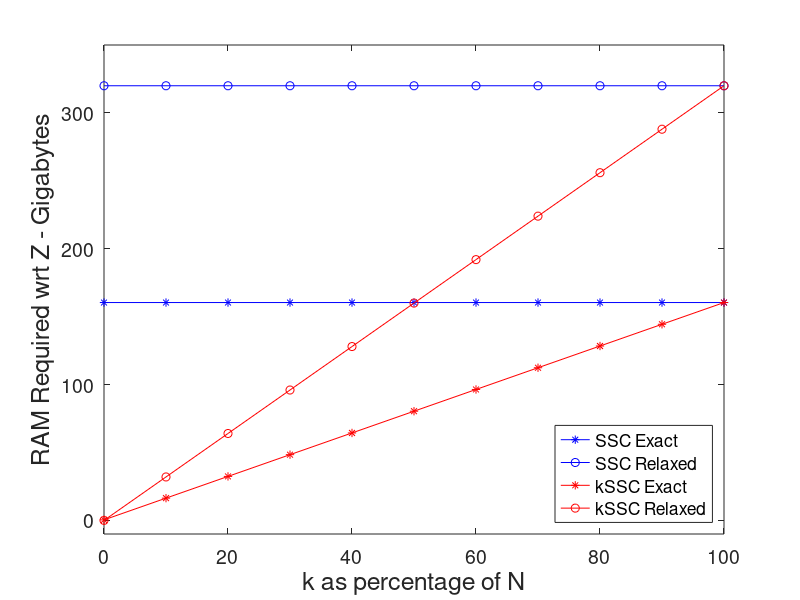

The MATLAB script that drew this image:
resolution_steps = 10;

max_N = 100000;

k_min = 1;
k_max = max_N;

D = 500;

kssc_exact = zeros(resolution_steps + 1, 1);
kssc_relaxed = zeros(resolution_steps + 1, 1);

k_list = zeros(resolution_steps + 1, 1);

for k = 1 : resolution_steps + 1;
    
    current_k = ((k_max - k_min) / resolution_steps) * (k-1);
    
    k_list(k) = current_k;
    
    kssc_exact(k) = 2*current_k*max_N + D*max_N;
    kssc_relaxed(k) = 4*current_k*max_N;
    
end

ssc_exact = repmat(2 * max_N^2 + D*max_N, resolution_steps + 1, 1);
ssc_exact = (ssc_exact * 64) * 1.25e-10;

ssc_relaxed = repmat(4*max_N^2, resolution_steps + 1, 1);
ssc_relaxed = (ssc_relaxed * 64) * 1.25e-10;

kssc_exact = (kssc_exact * 64) * 1.25e-10;
kssc_relaxed = (kssc_relaxed * 64) * 1.25e-10;

h1 = plot(ssc_exact, '-*b');
hold on
h2 = plot(ssc_relaxed, '-ob');

h3 = plot(kssc_exact, '-*r');
h4 = plot(kssc_relaxed, '-or');

set(gca, 'fontsize', 14);

xlabel('k as percentage of N', 'FontSize', 18);
xlim([1, 11]);
set(gca, 'XTick', 1:2:(resolution_steps + 1));
set(gca, 'XTickLabel', round(100*k_list(1:2:length(k_list))/max_N));

ylabel('RAM Required wrt Z - Gigabytes', 'FontSize', 18);
ylim([-10, 350]);

legend([h1, h2, h3, h4], 'SSC Exact', 'SSC Relaxed', 'kSSC Exact', 'kSSC Relaxed', 'Location', 'SouthEast');

print(gcf, '-depsc2', 'relmem.eps');
